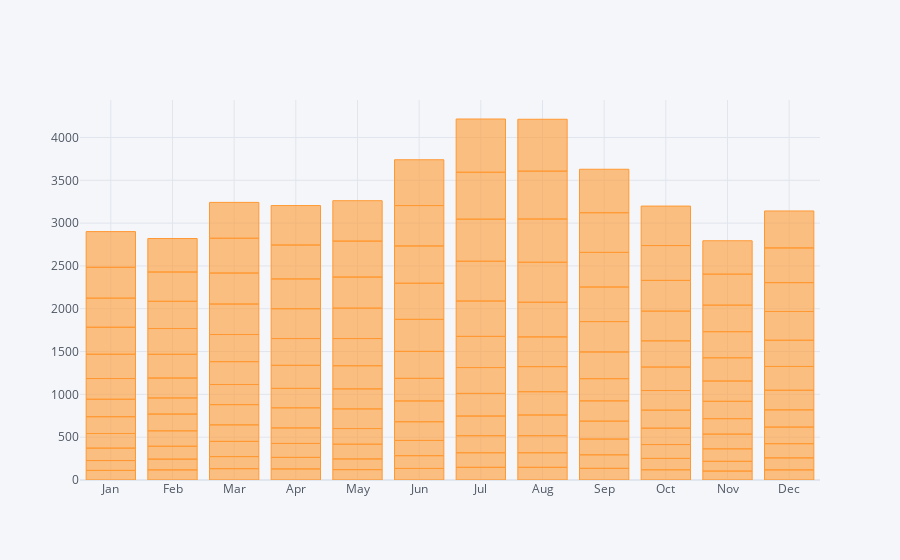

Notebook code for this chart:
### Code cell
flights.iplot(kind='bar',x='month',y='passengers')

### Figure 1 — Plotly figure (JSON) as saved in the notebook; plotly's stock layout.template omitted (floating-point values rounded to 4 significant figures; data arrays with more than 128 entries replaced by an {"elided": "..."} marker saying what was removed)
{"data": [{"marker": {"color": "rgba(255, 153, 51, 0.6)", "line": {"color": "rgba(255, 153, 51, 1.0)", "width": 1}}, "name": "passengers", "orientation": "v", "text": "", "type": "bar", "x": {"elided": "144 str values"}, "y": {"elided": "144 int values"}}], "layout": {"autosize": true, "legend": {"bgcolor": "#F5F6F9", "font": {"color": "#4D5663"}}, "paper_bgcolor": "#F5F6F9", "plot_bgcolor": "#F5F6F9", "title": {"font": {"color": "#4D5663"}}, "xaxis": {"autorange": true, "gridcolor": "#E1E5ED", "range": [-0.5, 11.5], "showgrid": true, "tickfont": {"color": "#4D5663"}, "title": {"font": {"color": "#4D5663"}, "text": ""}, "type": "category", "zerolinecolor": "#E1E5ED"}, "yaxis": {"autorange": true, "gridcolor": "#E1E5ED", "range": [0, 4438.0], "showgrid": true, "tickfont": {"color": "#4D5663"}, "title": {"font": {"color": "#4D5663"}, "text": ""}, "type": "linear", "zerolinecolor": "#E1E5ED"}}}
